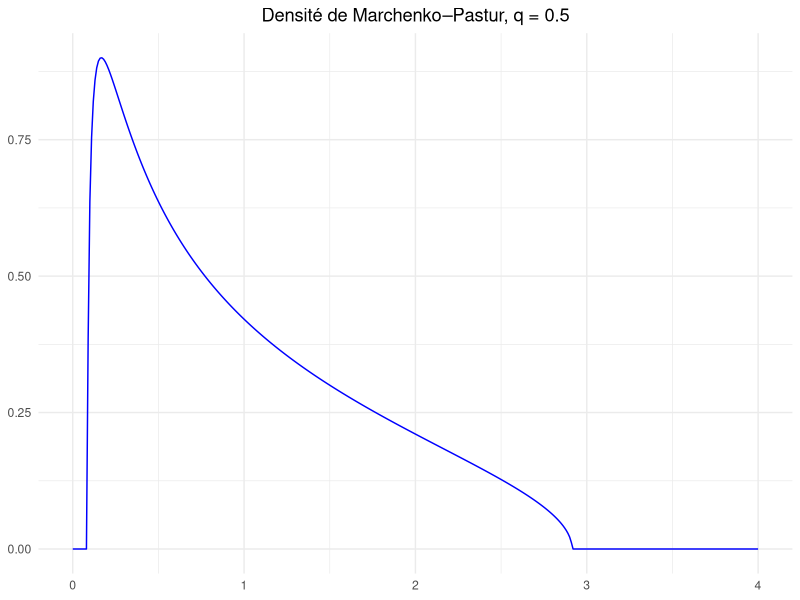

The R script that drew this image: (Note: this script raises an error after producing the figure.)
## ---- chunk 1
library(tidyverse)
library(knitr)
library(tibble)

## ---- chunk 2
q=0.5
sigma = 1
a = sigma**2 *(1-sqrt(q))**2
b = sigma**2 *(1+sqrt(q))**2

## ---- chunk 3

f <- function(x) {
  y <- sqrt((b - x) * (x - a)) / (pi * x)
  y[x < a | x > b] <- 0  
  return(y)
}

X <- seq(0, 4, by = 0.01)
Y <- f(X)

df <- data.frame(X, Y)


ggplot(df, aes(x = X, y = Y)) +
  geom_line(color = "blue") +
  labs(title = "Densité de Marchenko–Pastur, q = 0.5",
       x = NULL, y = NULL) +
  theme_minimal() +
  theme(plot.title = element_text(hjust = 0.5))

## ---- chunk 4
include_graphics("fig/images_mnist.png")

## ---- chunk 5
reseau_couches <- data.frame(
  Couche = c("Couche 1 (entrée)", "Couche 2", "Couche 3", "Couche 4 (sortie)"),
  Taille_entree = c(784, 512, 256, 128),
  Taille_sortie = c(512, 256, 128, 10),
  Matrice = c("W1", "W2", "W3", "W4"),
  Dimensions  = c("512 x 784", "256 x 512", "128 x 256", "10 x 128")
)

reseau_couches%>%
  t %>%
  kable()

## ---- chunk 6
#premiere couche
q1 = 32/49
a1 = (1-sqrt(q1))**2
b1 = (1+sqrt(q1))**2

#deuxieme couche
q2 = 256/512
a2 = (1-sqrt(q2))**2
b2 = (1+sqrt(q2))**2

#troisieme couche
q3 = 128/256
a3 = (1-sqrt(q3))**2
b3 = (1+sqrt(q3))**2

#quatrieme couche
q4 = 10/128
a4 = (1-sqrt(q4))**2
b4 = (1+sqrt(q4))**2


## ---- chunk 7
include_graphics("fig/spectres_par_epoque_et_couche.png")

